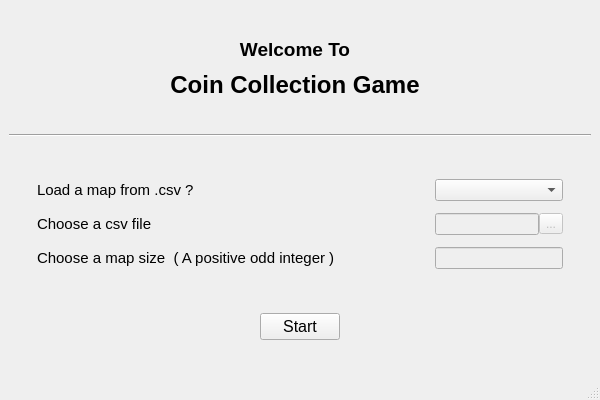
<?xml version="1.0" encoding="UTF-8"?>
<ui version="4.0">
 <class>LoadMapWindow</class>
 <widget class="QMainWindow" name="LoadMapWindow">
  <property name="enabled">
   <bool>true</bool>
  </property>
  <property name="geometry">
   <rect>
    <x>0</x>
    <y>0</y>
    <width>600</width>
    <height>400</height>
   </rect>
  </property>
  <property name="windowTitle">
   <string>Coin Collection Game</string>
  </property>
  <widget class="QWidget" name="centralwidget">
   <layout class="QVBoxLayout" name="verticalLayout_2">
    <item>
     <spacer name="topSpacer_1">
      <property name="orientation">
       <enum>Qt::Vertical</enum>
      </property>
      <property name="sizeHint" stdset="0">
       <size>
        <width>20</width>
        <height>14</height>
       </size>
      </property>
     </spacer>
    </item>
    <item>
     <layout class="QHBoxLayout" name="horizontalLayout">
      <item>
       <spacer name="horizontalSpacer_1">
        <property name="orientation">
         <enum>Qt::Horizontal</enum>
        </property>
        <property name="sizeHint" stdset="0">
         <size>
          <width>178</width>
          <height>20</height>
         </size>
        </property>
       </spacer>
      </item>
      <item>
       <layout class="QVBoxLayout" name="verticalLayout">
        <property name="spacing">
         <number>10</number>
        </property>
        <item>
         <widget class="QLabel" name="WelcomeTitle">
          <property name="sizePolicy">
           <sizepolicy hsizetype="Expanding" vsizetype="Expanding">
            <horstretch>0</horstretch>
            <verstretch>0</verstretch>
           </sizepolicy>
          </property>
          <property name="font">
           <font>
            <pointsize>14</pointsize>
            <weight>75</weight>
            <bold>true</bold>
           </font>
          </property>
          <property name="text">
           <string>Welcome To</string>
          </property>
          <property name="alignment">
           <set>Qt::AlignCenter</set>
          </property>
         </widget>
        </item>
        <item>
         <widget class="QLabel" name="GameTitle">
          <property name="font">
           <font>
            <pointsize>18</pointsize>
            <weight>75</weight>
            <bold>true</bold>
           </font>
          </property>
          <property name="text">
           <string>Coin Collection Game</string>
          </property>
          <property name="alignment">
           <set>Qt::AlignCenter</set>
          </property>
         </widget>
        </item>
       </layout>
      </item>
      <item>
       <spacer name="horizontalSpacer_2">
        <property name="orientation">
         <enum>Qt::Horizontal</enum>
        </property>
        <property name="sizeHint" stdset="0">
         <size>
          <width>188</width>
          <height>20</height>
         </size>
        </property>
       </spacer>
      </item>
     </layout>
    </item>
    <item>
     <spacer name="topSpacer_2">
      <property name="orientation">
       <enum>Qt::Vertical</enum>
      </property>
      <property name="sizeHint" stdset="0">
       <size>
        <width>20</width>
        <height>13</height>
       </size>
      </property>
     </spacer>
    </item>
    <item>
     <widget class="Line" name="line">
      <property name="orientation">
       <enum>Qt::Horizontal</enum>
      </property>
     </widget>
    </item>
    <item>
     <spacer name="topSpacer_3">
      <property name="orientation">
       <enum>Qt::Vertical</enum>
      </property>
      <property name="sizeHint" stdset="0">
       <size>
        <width>20</width>
        <height>14</height>
       </size>
      </property>
     </spacer>
    </item>
    <item>
     <layout class="QHBoxLayout" name="horizontalLayout_2">
      <property name="sizeConstraint">
       <enum>QLayout::SetMinimumSize</enum>
      </property>
      <item>
       <spacer name="horizontalSpacer_3">
        <property name="orientation">
         <enum>Qt::Horizontal</enum>
        </property>
        <property name="sizeHint" stdset="0">
         <size>
          <width>13</width>
          <height>106</height>
         </size>
        </property>
       </spacer>
      </item>
      <item>
       <layout class="QGridLayout" name="gridLayout_2">
        <property name="sizeConstraint">
         <enum>QLayout::SetDefaultConstraint</enum>
        </property>
        <property name="leftMargin">
         <number>20</number>
        </property>
        <property name="topMargin">
         <number>5</number>
        </property>
        <property name="rightMargin">
         <number>20</number>
        </property>
        <property name="bottomMargin">
         <number>5</number>
        </property>
        <property name="horizontalSpacing">
         <number>100</number>
        </property>
        <property name="verticalSpacing">
         <number>10</number>
        </property>
        <item row="0" column="0">
         <widget class="QLabel" name="chooseLabel">
          <property name="sizePolicy">
           <sizepolicy hsizetype="Preferred" vsizetype="Fixed">
            <horstretch>0</horstretch>
            <verstretch>0</verstretch>
           </sizepolicy>
          </property>
          <property name="font">
           <font>
            <pointsize>11</pointsize>
           </font>
          </property>
          <property name="text">
           <string>Load a map from .csv ?</string>
          </property>
         </widget>
        </item>
        <item row="0" column="1">
         <widget class="QComboBox" name="csvFlag">
          <item>
           <property name="text">
            <string/>
           </property>
          </item>
          <item>
           <property name="text">
            <string>Yes</string>
           </property>
          </item>
          <item>
           <property name="text">
            <string>No</string>
           </property>
          </item>
         </widget>
        </item>
        <item row="1" column="0">
         <widget class="QLabel" name="csvLabel">
          <property name="sizePolicy">
           <sizepolicy hsizetype="Preferred" vsizetype="Fixed">
            <horstretch>0</horstretch>
            <verstretch>0</verstretch>
           </sizepolicy>
          </property>
          <property name="font">
           <font>
            <pointsize>11</pointsize>
            <weight>50</weight>
            <bold>false</bold>
           </font>
          </property>
          <property name="text">
           <string>Choose a csv file</string>
          </property>
         </widget>
        </item>
        <item row="2" column="1">
         <widget class="QLineEdit" name="sizeInput">
          <property name="enabled">
           <bool>false</bool>
          </property>
          <property name="sizePolicy">
           <sizepolicy hsizetype="Preferred" vsizetype="Fixed">
            <horstretch>0</horstretch>
            <verstretch>0</verstretch>
           </sizepolicy>
          </property>
         </widget>
        </item>
        <item row="2" column="0">
         <widget class="QLabel" name="sizeLabel">
          <property name="sizePolicy">
           <sizepolicy hsizetype="Preferred" vsizetype="Fixed">
            <horstretch>0</horstretch>
            <verstretch>0</verstretch>
           </sizepolicy>
          </property>
          <property name="font">
           <font>
            <pointsize>11</pointsize>
            <weight>50</weight>
            <bold>false</bold>
           </font>
          </property>
          <property name="text">
           <string>Choose a map size  ( A positive odd integer )</string>
          </property>
         </widget>
        </item>
        <item row="1" column="1">
         <layout class="QHBoxLayout" name="horizontalLayout_4">
          <item>
           <widget class="QLineEdit" name="fileName">
            <property name="enabled">
             <bool>false</bool>
            </property>
           </widget>
          </item>
          <item>
           <widget class="QToolButton" name="selectFile">
            <property name="enabled">
             <bool>false</bool>
            </property>
            <property name="text">
             <string>...</string>
            </property>
           </widget>
          </item>
         </layout>
        </item>
       </layout>
      </item>
      <item>
       <spacer name="horizontalSpacer_4">
        <property name="orientation">
         <enum>Qt::Horizontal</enum>
        </property>
        <property name="sizeHint" stdset="0">
         <size>
          <width>13</width>
          <height>106</height>
         </size>
        </property>
       </spacer>
      </item>
     </layout>
    </item>
    <item>
     <spacer name="topSpacer_6">
      <property name="orientation">
       <enum>Qt::Vertical</enum>
      </property>
      <property name="sizeHint" stdset="0">
       <size>
        <width>20</width>
        <height>13</height>
       </size>
      </property>
     </spacer>
    </item>
    <item>
     <layout class="QHBoxLayout" name="horizontalLayout_3">
      <item>
       <spacer name="horizontalSpacer">
        <property name="orientation">
         <enum>Qt::Horizontal</enum>
        </property>
        <property name="sizeHint" stdset="0">
         <size>
          <width>238</width>
          <height>20</height>
         </size>
        </property>
       </spacer>
      </item>
      <item>
       <widget class="QPushButton" name="startButton">
        <property name="sizePolicy">
         <sizepolicy hsizetype="Fixed" vsizetype="Fixed">
          <horstretch>20</horstretch>
          <verstretch>20</verstretch>
         </sizepolicy>
        </property>
        <property name="minimumSize">
         <size>
          <width>50</width>
          <height>20</height>
         </size>
        </property>
        <property name="font">
         <font>
          <pointsize>12</pointsize>
         </font>
        </property>
        <property name="cursor">
         <cursorShape>ArrowCursor</cursorShape>
        </property>
        <property name="layoutDirection">
         <enum>Qt::LeftToRight</enum>
        </property>
        <property name="text">
         <string>Start</string>
        </property>
        <property name="autoRepeatInterval">
         <number>100</number>
        </property>
       </widget>
      </item>
      <item>
       <spacer name="horizontalSpacer_5">
        <property name="orientation">
         <enum>Qt::Horizontal</enum>
        </property>
        <property name="sizeHint" stdset="0">
         <size>
          <width>238</width>
          <height>20</height>
         </size>
        </property>
       </spacer>
      </item>
     </layout>
    </item>
    <item>
     <spacer name="topSpacer_5">
      <property name="orientation">
       <enum>Qt::Vertical</enum>
      </property>
      <property name="sizeHint" stdset="0">
       <size>
        <width>20</width>
        <height>14</height>
       </size>
      </property>
     </spacer>
    </item>
   </layout>
   <zorder>topSpacer_2</zorder>
   <zorder>topSpacer_3</zorder>
   <zorder>line</zorder>
   <zorder>topSpacer_1</zorder>
   <zorder>topSpacer_5</zorder>
   <zorder>topSpacer_6</zorder>
   <zorder>selectFile</zorder>
   <zorder>fileName</zorder>
  </widget>
  <widget class="QStatusBar" name="statusbar"/>
 </widget>
 <resources/>
 <connections>
  <connection>
   <sender>csvFlag</sender>
   <signal>textChanged(QString)</signal>
   <receiver>LoadMapWindow</receiver>
   <slot>enableButton()</slot>
   <hints>
    <hint type="sourcelabel">
     <x>541</x>
     <y>189</y>
    </hint>
    <hint type="destinationlabel">
     <x>571</x>
     <y>311</y>
    </hint>
   </hints>
  </connection>
  <connection>
   <sender>startButton</sender>
   <signal>clicked()</signal>
   <receiver>LoadMapWindow</receiver>
   <slot>startGame()</slot>
   <hints>
    <hint type="sourcelabel">
     <x>328</x>
     <y>328</y>
    </hint>
    <hint type="destinationlabel">
     <x>393</x>
     <y>346</y>
    </hint>
   </hints>
  </connection>
 </connections>
 <slots>
  <slot>enableButton()</slot>
  <slot>startGame()</slot>
  <slot>selectFile()</slot>
 </slots>
</ui>
